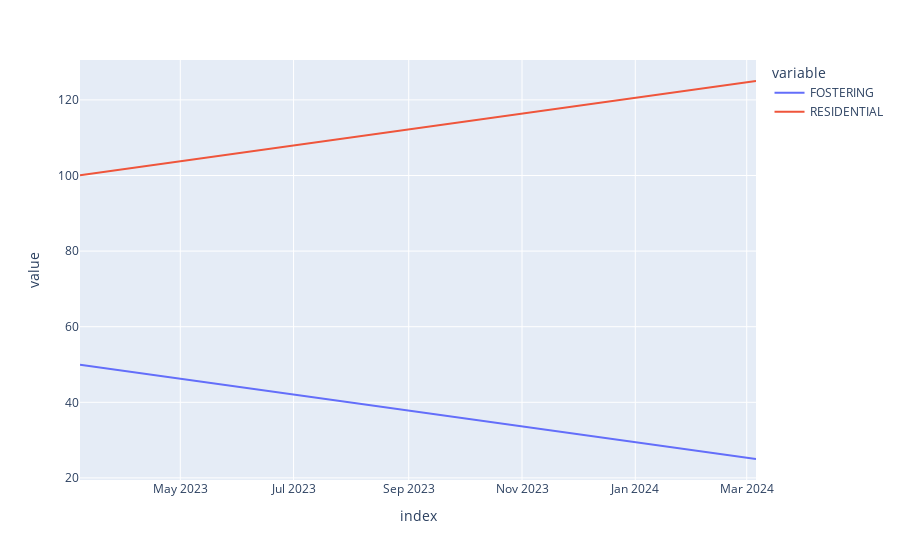

Write notebook code for a chart like this one.
### Code cell
predictor = ModelPredictor(population=stock, transition_numbers=daily_entrants)
forecast = predictor.predict(steps=365, step_days=1)
forecast.columns = pd.MultiIndex.from_tuples(forecast.columns)
forecast = forecast.fillna(0).groupby(level=1, axis=1).sum()

fig = forecast.plot()
fig.show()

### Figure 1 — Plotly figure (JSON) as saved in the notebook; plotly's stock layout.template omitted (floating-point values rounded to 4 significant figures; data arrays with more than 128 entries replaced by an {"elided": "..."} marker saying what was removed)
{"data": [{"hovertemplate": "variable=FOSTERING<br>index=%{x}<br>value=%{y}<extra></extra>", "legendgroup": "FOSTERING", "line": {"color": "#636efa", "dash": "solid"}, "marker": {"symbol": "circle"}, "mode": "lines", "name": "FOSTERING", "orientation": "v", "showlegend": true, "type": "scatter", "x": {"elided": "365 str values"}, "xaxis": "x", "y": {"elided": "365 float values"}, "yaxis": "y"}, {"hovertemplate": "variable=RESIDENTIAL<br>index=%{x}<br>value=%{y}<extra></extra>", "legendgroup": "RESIDENTIAL", "line": {"color": "#EF553B", "dash": "solid"}, "marker": {"symbol": "circle"}, "mode": "lines", "name": "RESIDENTIAL", "orientation": "v", "showlegend": true, "type": "scatter", "x": {"elided": "365 str values"}, "xaxis": "x", "y": {"elided": "365 float values"}, "yaxis": "y"}], "layout": {"autosize": true, "legend": {"title": {"text": "variable"}, "tracegroupgap": 0}, "margin": {"t": 60}, "xaxis": {"anchor": "y", "autorange": true, "domain": [0, 1], "range": ["2023-03-08", "2024-03-06"], "title": {"text": "index"}, "type": "date"}, "yaxis": {"anchor": "x", "autorange": true, "domain": [0, 1], "range": [19.44, 130.6], "title": {"text": "value"}, "type": "linear"}}}
